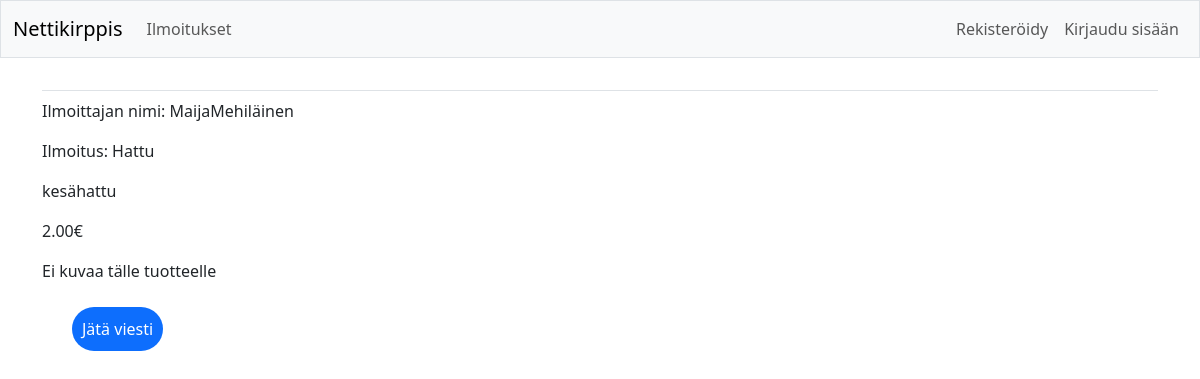
The app's page /items/4 with its own data.
### nettikirppis/models.py (models this page shows, shortened)
class Item(models.Model):
    name = models.CharField(max_length=200)
    description = models.CharField(max_length=500)
    price = models.DecimalField(max_digits=10, decimal_places=2)
    date_added = models.DateField(auto_now_add=True)
    visible = models.BooleanField(default=True)
    owner=models.ForeignKey(User, on_delete=models.CASCADE)
    image = models.ImageField(upload_to=content_file_name, null=True, blank=True)

### nettikirppis/views.py (the view)
# urls.py: path('items/<int:item_id>', views.item, name='item'),
def item(request, item_id):
    item = Item.objects.get(id=item_id)
    comments = item.comment_set.order_by('date_added')
    replies = Reply.objects.filter(original_comment__in=[c.id for c in comments])
    context = {'item':item, 'comments':comments, 'replies':replies}
    return render(request, 'nettikirppis/item.html', context)

### nettikirppis/templates/nettikirppis/item.html (shortened to what this page needs)
{% extends 'nettikirppis/base.html' %}
{% block content %}
{% load static %}
<p>Ilmoittajan nimi: {{item.owner}}</p>
<p>Ilmoitus: {{item.name}}</p>
<p>{{ item.description }}</p>
<p>{{ item.price }}€</p>
<div>
    {% if item.image %}
        <img src="{{ item.image.url }}" height=300px; width="300px"></img>
    {% else %}
        <p>Ei kuvaa tälle tuotteelle</p>
    {% endif %}
</div>
{% if user.id != item.owner.id %}
    <form action="{% url 'nettikirppis:new_comment' item.id %}" method="post">
        <button name="submit" class="bottom-button">Jätä viesti</button>
    </form>
{% endif %}
{% endblock content %}

### nettikirppis/templates/nettikirppis/base.html (style rules this page uses)
.bottom-button { background-color:#0d6efd; color: white; border: none; border-radius: 60px; padding: 10px 10px 10px; margin-left: 30px; margin-bottom: 5px; margin-top: 8px; }

### records on screen
Item: owner "MaijaMehiläinen", name "Hattu", description "kesähattu", price "2.00"
